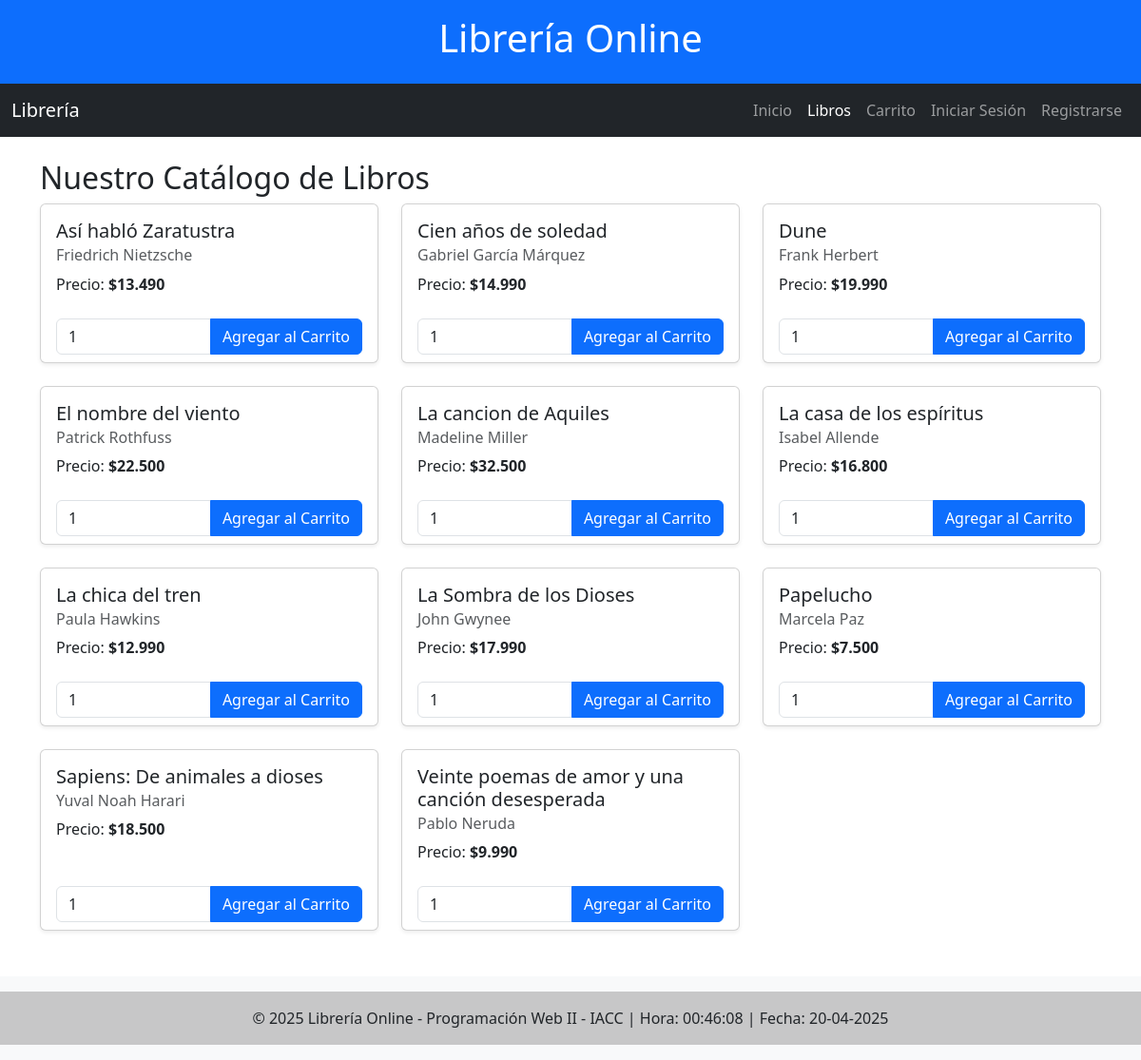
The app's page /libros.php with its own data.
### tables this page shows
CREATE TABLE `LIBROS` (
  `ID` int(11) NOT NULL AUTO_INCREMENT,
  `titulo` varchar(255) NOT NULL,
  `autor` varchar(100) NOT NULL,
  `precio` decimal(10,2) NOT NULL,
  `cantidad_inventario` int(10) UNSIGNED NOT NULL DEFAULT 0,
  `descripcion` text DEFAULT NULL,
  `isbn` varchar(20) DEFAULT NULL,
  `fecha_agregado` timestamp NOT NULL DEFAULT current_timestamp(),
  PRIMARY KEY (`ID`),
  UNIQUE KEY `isbn` (`isbn`)
);

### libros.php (the view, shortened to what this page needs)
<?php
$libros = [];
$error_db = '';
try {
    $pdo = connectDB();
    $sql = "SELECT ID, titulo, autor, precio FROM LIBROS WHERE cantidad_inventario > 0 ORDER BY titulo ASC";
    $stmt = $pdo->query($sql);
    $libros = $stmt->fetchAll();
} catch (PDOException $e) {
    error_log("Error al obtener libros: " . $e->getMessage());
    $error_db = "No se pudieron cargar los libros en este momento. Intente más tarde.";
} finally {
    $pdo = null;
}
?>
<!DOCTYPE html>
<html lang="es">
<head>
    <link href="https://cdn.jsdelivr.net/npm/bootstrap@5.3.0/dist/css/bootstrap.min.css" rel="stylesheet">
    <link href="css/style.css" rel="stylesheet">
</head>
<body>
    <header class="bg-primary text-white text-center p-3">
        <h1>Librería Online</h1>
    </header>
    <nav class="navbar navbar-expand-lg navbar-dark bg-dark">
       <div class="container-fluid">
            <a class="navbar-brand" href="index.php">Librería</a>
            <div class="collapse navbar-collapse" id="navbarNav">
                <ul class="navbar-nav ms-auto">
                    <li class="nav-item">
                        <a class="nav-link" href="index.php">Inicio</a>
                    </li>
                    <li class="nav-item">
                        <a class="nav-link active" aria-current="page" href="libros.php">Libros</a>
                    </li>
                    <li class="nav-item">
                        <a class="nav-link" href="carrito_form.php">Carrito</a> </li>
                    <?php if (isset($_SESSION['user_id'])): ?>
                         <li class="nav-item">
                             <span class="nav-link">Hola, <?php echo htmlspecialchars($_SESSION['user_nombre']); ?></span>
                         </li>
                         <li class="nav-item">
                            <a class="nav-link" href="logout.php">Cerrar Sesión</a>
                         </li>
                    <?php else: ?>
                        <li class="nav-item">
                           <a href="login.php" class="nav-link">Iniciar Sesión</a>
                         </li>
                         <li class="nav-item">
                            <a class="nav-link" href="registro_usuario.php">Registrarse</a>
                        </li>
                    <?php endif; ?>
                </ul>
            </div>
        </div>
    </nav>
    <main class="container mt-4">
        <h2>Nuestro Catálogo de Libros</h2>
        <?php if ($error_db): ?>
            <div class="alert alert-danger" role="alert">
                <?php echo htmlspecialchars($error_db); ?>
            </div>
        <?php elseif (empty($libros)): ?>
            <div class="alert alert-info" role="alert">
                No hay libros disponibles en este momento.
            </div>
        <?php else: ?>
            <div class="row row-cols-1 row-cols-md-2 row-cols-lg-3 g-4">
                <?php foreach ($libros as $libro): ?>
                    <div class="col">
                        <div class="card card-libro shadow-sm">
                            <div class="card-body">
                                <h5 class="card-title"><?php echo htmlspecialchars($libro['titulo']); ?></h5>
                                <h6 class="card-subtitle mb-2 text-muted"><?php echo htmlspecialchars($libro['autor']); ?></h6>
                                <p class="card-text">Precio: <strong>$<?php echo number_format($libro['precio'], 0, ',', '.'); ?></strong></p>
                            </div>
                            <div class="card-footer bg-transparent border-top-0">
                                <form action="procesar_carrito.php" method="POST">
                                    <div class="input-group">
                                         <input type="number" name="cantidad" class="form-control" value="1" min="1" aria-label="Cantidad">
                                         <button type="submit" class="btn btn-primary">Agregar al Carrito</button>
                                    </div>
                                </form>
                            </div>
                        </div>
                    </div>
                <?php endforeach; ?>
            </div>
        <?php endif; ?>
    </main>
    <footer class="bg-light text-center text-lg-start mt-5">
        <div class="text-center p-3" style="background-color: rgba(0, 0, 0, 0.2);">
        © <?php echo date("Y"); ?> Librería Online - Programación Web II - IACC
            | Hora: <?php
                echo date("H:i:s");
            ?>
             | Fecha: <?php echo date("d-m-Y"); ?>
    </div>
    </footer>
    </body>
</html>

### css/style.css (style rules this page uses)
body { display: flex; flex-direction: column; min-height: 100vh; }
main { flex: 1; }
footer { margin-top: auto; background-color: #f8f9fa; padding: 1rem 0; }
.card-libro { height: 100%; display: flex; flex-direction: column; justify-content: space-between; }

### libros.php (style rules this page uses)
.card-libro { height: 100%; display: flex; flex-direction: column; justify-content: space-between; }

### records on screen
libros: titulo "Así habló Zaratustra", autor "Friedrich Nietzsche", precio "13.490"
libros: titulo "Cien años de soledad", autor "Gabriel García Márquez", precio "14.990"
libros: titulo "Dune", autor "Frank Herbert", precio "19.990"
libros: titulo "El nombre del viento", autor "Patrick Rothfuss", precio "22.500"
libros: titulo "La cancion de Aquiles", autor "Madeline Miller", precio "32.500"
libros: titulo "La casa de los espíritus", autor "Isabel Allende", precio "16.800"
libros: titulo "La chica del tren", autor "Paula Hawkins", precio "12.990"
libros: titulo "La Sombra de los Dioses", autor "John Gwynee", precio "17.990"
libros: titulo "Papelucho", autor "Marcela Paz", precio "7.500"
libros: titulo "Sapiens: De animales a dioses", autor "Yuval Noah Harari", precio "18.500"
libros: titulo "Veinte poemas de amor y una canción desesperada", autor "Pablo Neruda", precio "9.990"
